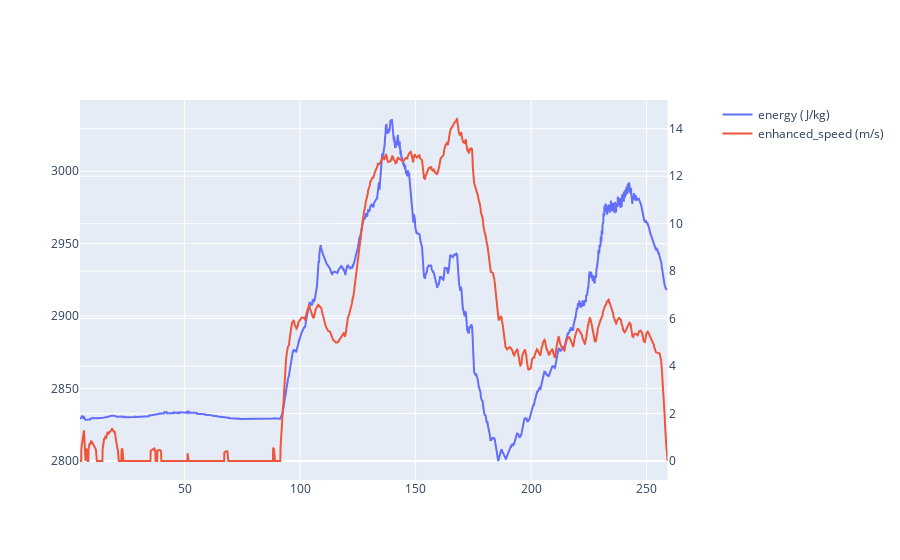

Source (notebook cell):
### Code cell
# plot energy and enhanced_speed with seperate y axis
energy = gps_data.enhanced_speed ** 2 + gps_data.elevations * 9.81

fig = make_subplots(specs=[[{"secondary_y": True}]])
fig.add_trace(
    go.Scatter(x=gps_data.index / 1000.0, y=energy, name="energy (J/kg)"),
    secondary_y=False,
)
fig.add_trace(
    go.Scatter(x=gps_data.index / 1000.0, y=gps_data.enhanced_speed, name="enhanced_speed (m/s)"),
    secondary_y=True,
)
fig.show()

### Figure 1 — Plotly figure (JSON) as saved in the notebook; plotly's stock layout.template omitted (floating-point values rounded to 4 significant figures; data arrays with more than 128 entries replaced by an {"elided": "..."} marker saying what was removed)
{"data": [{"name": "energy (J/kg)", "type": "scatter", "x": {"elided": "2544 float values"}, "xaxis": "x", "y": {"elided": "2544 float values"}, "yaxis": "y"}, {"name": "enhanced_speed (m/s)", "type": "scatter", "x": {"elided": "2544 float values"}, "xaxis": "x", "y": {"elided": "2544 float values"}, "yaxis": "y2"}], "layout": {"xaxis": {"anchor": "y", "domain": [0, 0.94]}, "yaxis": {"anchor": "x", "domain": [0, 1]}, "yaxis2": {"anchor": "x", "overlaying": "y", "side": "right"}}}
